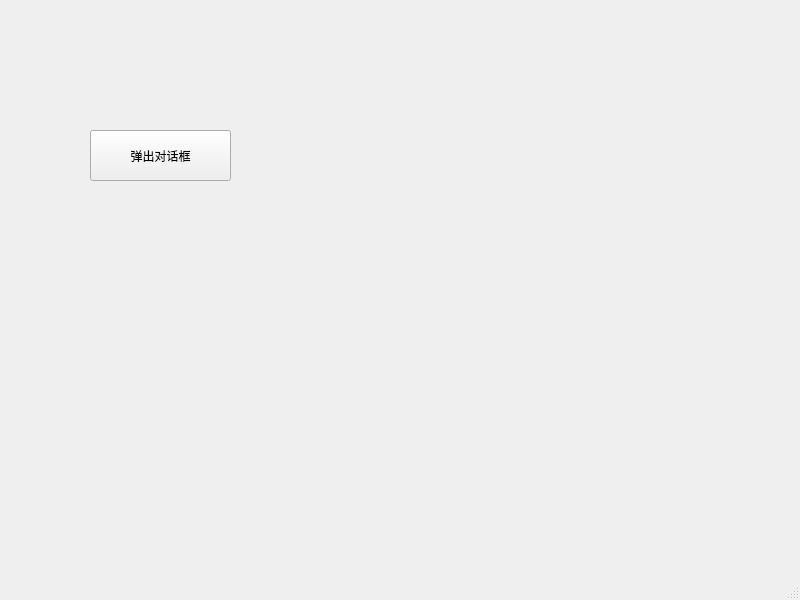
<?xml version="1.0" encoding="UTF-8"?>
<ui version="4.0">
 <class>MainWindow</class>
 <widget class="QMainWindow" name="MainWindow">
  <property name="geometry">
   <rect>
    <x>0</x>
    <y>0</y>
    <width>800</width>
    <height>600</height>
   </rect>
  </property>
  <property name="windowTitle">
   <string>MainWindow</string>
  </property>
  <widget class="QWidget" name="centralwidget">
   <widget class="QPushButton" name="pushButton">
    <property name="geometry">
     <rect>
      <x>90</x>
      <y>130</y>
      <width>141</width>
      <height>51</height>
     </rect>
    </property>
    <property name="text">
     <string>弹出对话框</string>
    </property>
   </widget>
  </widget>
  <widget class="QMenuBar" name="menubar">
   <property name="geometry">
    <rect>
     <x>0</x>
     <y>0</y>
     <width>800</width>
     <height>21</height>
    </rect>
   </property>
  </widget>
  <widget class="QStatusBar" name="statusbar"/>
 </widget>
 <resources/>
 <connections/>
</ui>
